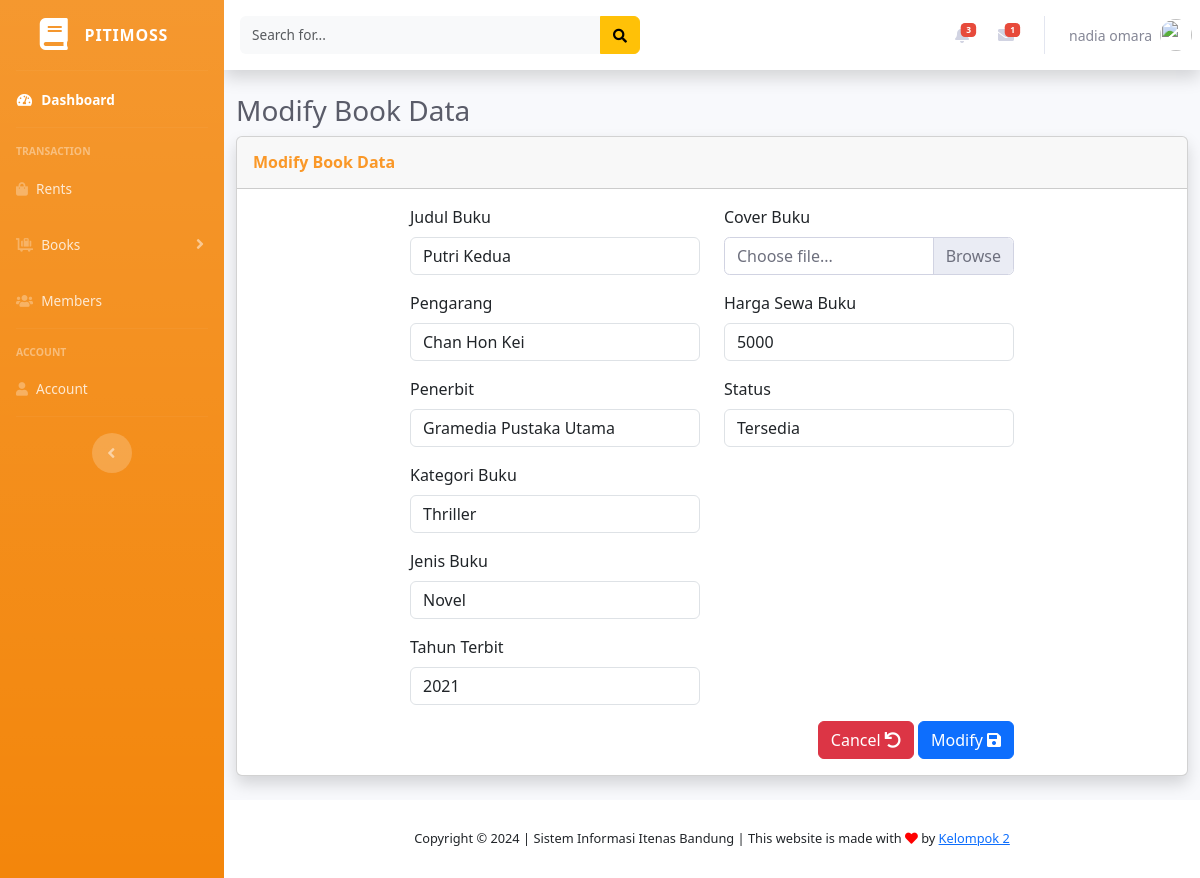
The app's page /admin/edit_book.php?book_id=B01 (signed in) with its own data.
### tables this page shows
CREATE TABLE IF NOT EXISTS `buku` (
  `ID_Buku` varchar(10) NOT NULL,
  `Judul_Buku` varchar(50) NOT NULL,
  `Pengarang` varchar(50) NOT NULL,
  `Penerbit` varchar(50) NOT NULL,
  `Kategori_Buku` varchar(50) NOT NULL,
  `Jenis_Buku` varchar(50) NOT NULL DEFAULT '',
  `Tahun_Terbit` varchar(10) NOT NULL,
  `Sampul_Buku` varchar(50) NOT NULL,
  `Harga_Buku` double NOT NULL,
  `Status` varchar(20) NOT NULL,
  `Deskripsi` text NOT NULL,
  PRIMARY KEY (`ID_Buku`)
);

### admin/edit_book.php (the view, shortened to what this page needs)
<?php
include('layouts/header.php');
if (isset($_GET['book_id']) && !empty($_GET['book_id'])) {
    $id_buku = $_GET['book_id'];
    $query_select_book = "SELECT * FROM buku WHERE ID_Buku = ?";
    $stmt_select_book = $conn->prepare($query_select_book);
    $stmt_select_book->bind_param('s', $id_buku);
    $stmt_select_book->execute();
    $result = $stmt_select_book->get_result();
    if ($result->num_rows > 0) {
        $book = $result->fetch_assoc();
    } else {
        header('location: products.php?error_message=Book not found');
        exit;
    }
} else {
    header('location: products.php?error_message=Invalid request');
    exit;
}
?>
<div class="container-fluid">
    <h1 class="h3 mb-2 text-gray-800">Modify Book Data</h1>
    <div class="card shadow mb-4">
        <div class="card-header py-3">
            <h6 class="m-0 font-weight-bold text" style="color: #FA9828">Modify Book Data</h6>
        </div>
        <div class="card-body">
            <div class="row">
                <div class="col-lg-8 offset-lg-2">
                    <form id="modify-form" enctype="multipart/form-data" method="POST" action="edit_book.php?book_id=<?php echo $id_buku; ?>">
                        <div class="row">
                            <div class="col-sm-6">
                                <div class="form-group">
                                    <label>Judul Buku</label>
                                    <input class="form-control" type="text" name="judul_buku" value="<?php echo $book['Judul_Buku']; ?>" required>
                                </div>
                                <div class="form-group">
                                    <label>Pengarang</label>
                                    <input class="form-control" type="text" name="pengarang" value="<?php echo $book['Pengarang']; ?>" required>
                                </div>
                                <div class="form-group">
                                    <label>Penerbit</label>
                                    <input class="form-control" type="text" name="penerbit" value="<?php echo $book['Penerbit']; ?>" required>
                                </div>
                                <div class="form-group">
                                    <label>Kategori Buku</label>
                                    <input class="form-control" type="text" name="kategori_buku" value="<?php echo $book['Kategori_Buku']; ?>" required>
                                </div>
                                <div class="form-group">
                                    <label>Jenis Buku</label>
                                    <select class="form-control" name="jenis_buku" required>
                                        <option value="Sejarah" <?php echo ($book['Jenis_Buku'] == 'Sejarah') ? 'selected' : ''; ?>>Novel</option>
                                    </select>
                                </div>
                                <div class="form-group">
                                    <label>Tahun Terbit</label>
                                    <input class="form-control" type="text" name="tahun_terbit" value="<?php echo $book['Tahun_Terbit']; ?>" required>
                                </div>
                            </div>
                            <div class="col-sm-6">
                                <div class="form-group">
                                    <label>Cover Buku</label>
                                    <div class="input-group mb-3">
                                        <div class="custom-file">
                                            <label class="custom-file-label" for="addImage" id="addImageLabel">Choose file...</label>
                                        </div>
                                    </div>
                                </div>
                                <div class="form-group">
                                    <label>Harga Sewa Buku</label>
                                    <input class="form-control" type="text" name="harga_buku" value="<?php echo $book['Harga_Buku']; ?>" required>
                                </div>
                                <div class="form-group">
                                    <label>Status</label>
                                    <select class="form-control" name="status" required>
                                        <option value="Tersedia" <?php echo ($book['Status'] == 'Tersedia') ? 'selected' : ''; ?>>Tersedia</option>
                                    </select>
                                </div>
                            </div>
                        </div>
                        <div class="m-t-20 text-right">
                            <a href="products.php" class="btn btn-danger">Cancel <i class="fas fa-undo"></i></a>
                            <button type="submit" class="btn btn-primary submit-btn" name="modify_btn">Modify <i class="fas fa-save"></i></button>
                        </div>
                    </form>
                </div>
            </div>
        </div>
    </div>
</div>
<?php include('layouts/footer.php'); ?>

### records on screen
buku: judul_buku "Putri Kedua", pengarang "Chan Hon Kei", penerbit "Gramedia Pustaka Utama", kategori_buku "Thriller", jenis_buku "Novel", tahun_terbit "2021", harga_buku "5000", status "Tersedia"

### other values on screen
$_SESSION['admin_name'] "nadia omara"
